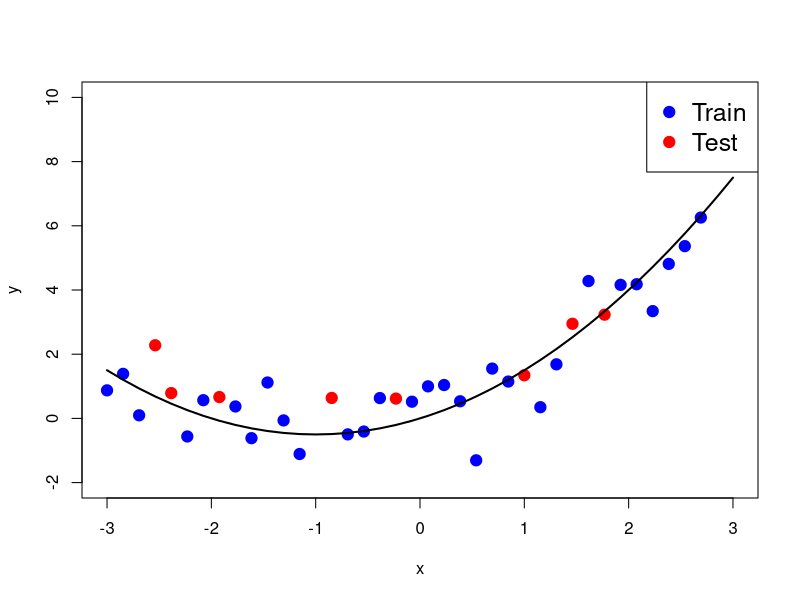
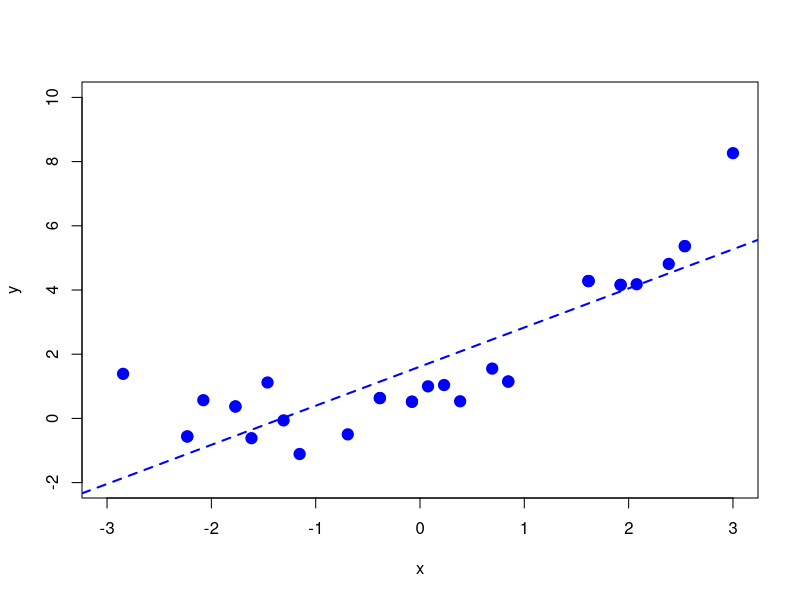
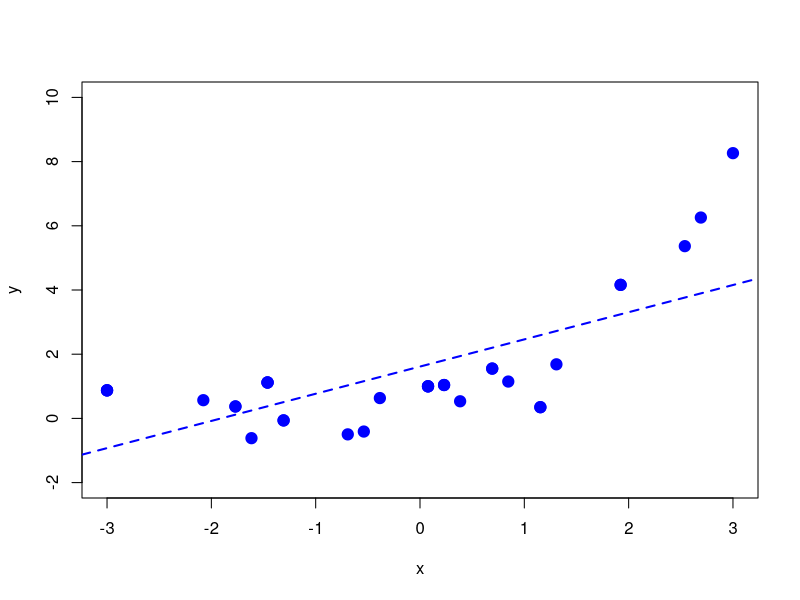
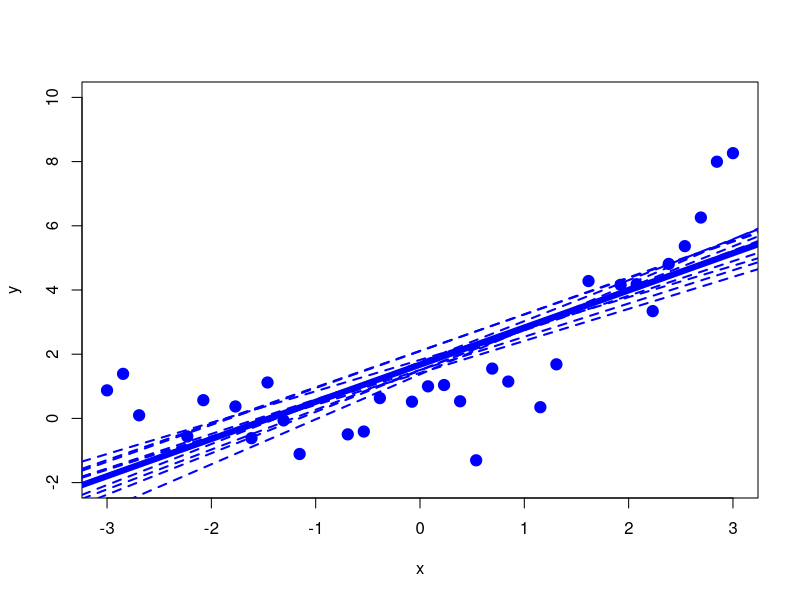
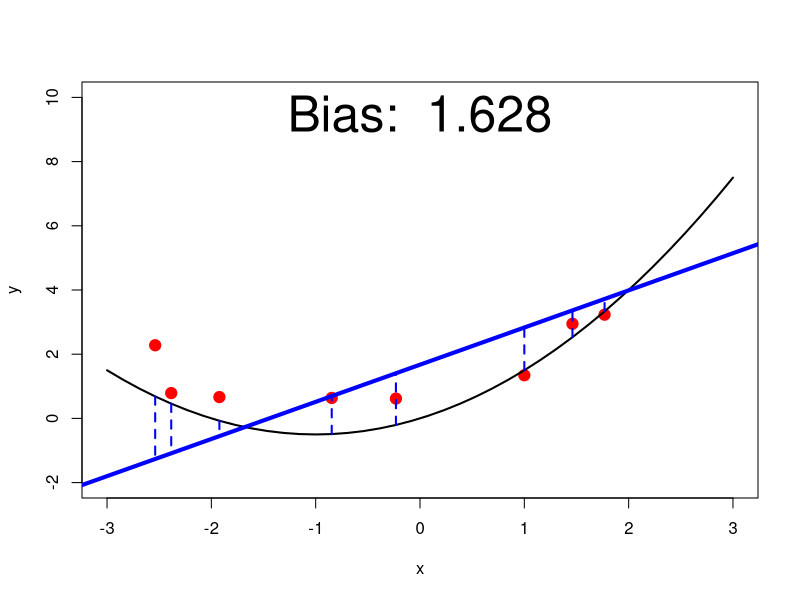
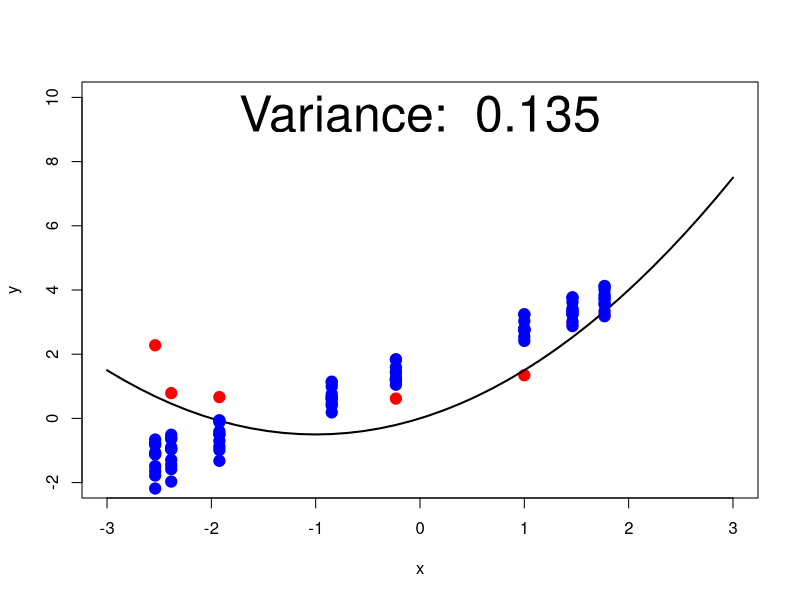
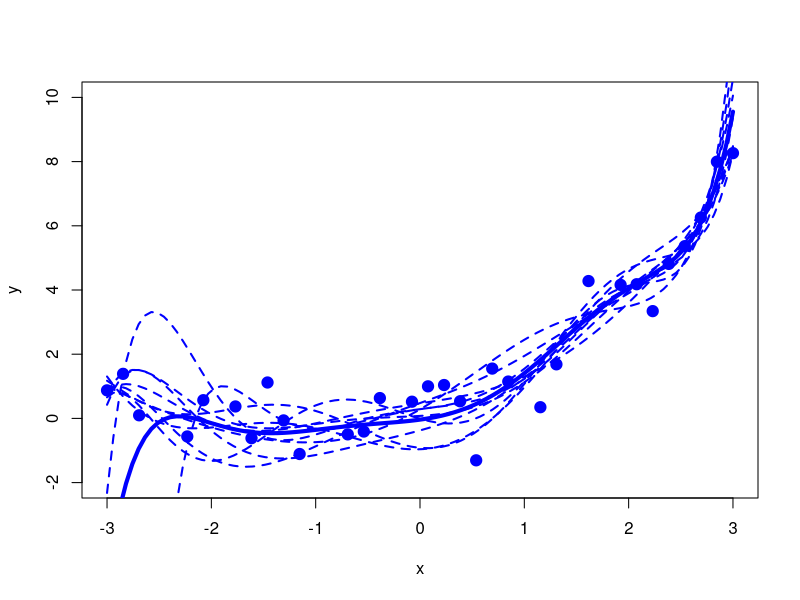
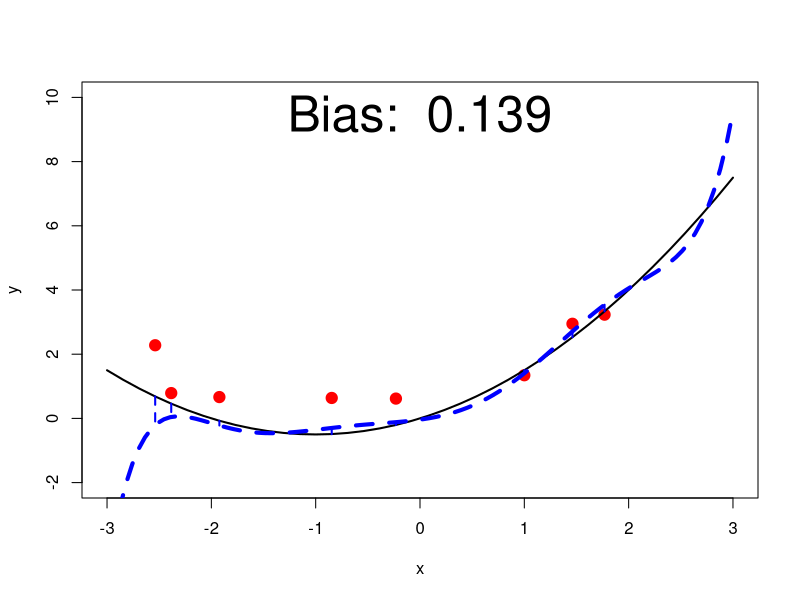

Write the R code that produced these figures, in order.
set.seed(1)
calculate_polynomial <- function(coef,poly_grade,x){
    # Calculate the polynomial using the coeffficients
    y <- coef[1]
    for (i in 2:(poly_grade+1)){
        y <- y + coef[i] * x^(i-1)
    }
    return(y)
}

plot_polynomial <- function(coef,poly_grade,color="blue",lwd=2,lty=2){
    # Plot the polynomial using the coeffficients
    x <- seq(-3, 3, length.out = 100)
    y <- calculate_polynomial(coef,poly_grade,x)
    lines(x, y, col = color, lwd=lwd,lty=lty)
}

train_model <- function(training_lenght,X_train,Y_train,poly_grade=1,plot_points = FALSE){
    # Bootstrap the training data
    sample_index <- sample(1:training_length, training_length, replace = TRUE)
    X_train_sample <- X_train[sample_index]
    Y_train_sample <- Y_train[sample_index]
    # Make a dashed line with the model if the flag is true
    if (plot_points){
        plot(X_train_sample, Y_train_sample, col = "blue", pch = 19, cex = 1.5,,xlim = c(-3, 3), ylim = c(-2, 10),xlab = "x",ylab = "y")
    }
    model = lm(Y_train_sample ~ poly(X_train_sample, poly_grade,raw=TRUE))
    if (poly_grade == 1){
        abline(model,col= "blue", lwd = 2,lty=2)
    }
    if (poly_grade > 1){
        plot_polynomial(coef(model),poly_grade)        
    }
    return(coef(model))
}

save_plot <- function(path){
png(path)
}

data_length=40
training_fraction <- 0.80
training_length <- round(training_fraction * data_length)
number_of_models=10

X <- seq(-3, 3, length.out = data_length)
# Apply a polynomial transformation to X and add noise
error_std <- 1
Y_noiseless <-  X + 0.5 * X^2
Y <- Y_noiseless+ rnorm(data_length, mean = 0, sd = error_std)

# Divide the data into training and test
train_index <- sample(1:data_length, training_length )
X_train <- X[train_index]
Y_train <- Y[train_index]
X_test <- X[-train_index]
Y_test <- Y[-train_index]
Y_true_test <- Y_noiseless[-train_index]

### 1st plot: Plot of train and test data
save_plot("slides/advriskmin/figure/bias_variance_decomposition-train_test.png")
plot(X_train, Y_train, col = "blue", pch = 19, cex = 1.5,xlim = c(-3, 3), ylim = c(-2, 10),xlab = "x",ylab = "y")
points(X[-train_index], Y[-train_index], col = "red", pch = 19, cex = 1.5)
# add a legend
legend("topright", legend = c("Train", "Test"), col = c("blue", "red"), pch = 19, cex = 1.5)
lines(X, Y_noiseless, col = "black", lwd = 2)
dev.off()




### 2nd plot: Explain the sampling with replacement ( bootstrap), show it two times
save_plot("slides/advriskmin/figure/bias_variance_decomposition-bootstrap_2.png")
train_model(training_length,X_train,Y_train,1,TRUE)
dev.off()
save_plot("slides/advriskmin/figure/bias_variance_decomposition-bootstrap_1.png")
train_model(training_length,X_train,Y_train,1,TRUE)
dev.off()


### 3th plot: Train N models using different samples from the training data and show them, also show the average model
coef_list <- list()
save_plot("slides/advriskmin/figure/bias_variance_decomposition-linear_model.png")
plot(X_train, Y_train, col = "blue", pch = 19, cex = 1.5,xlim = c(-3, 3), ylim = c(-2, 10),xlab = "x",ylab = "y")
for (i in 1:number_of_models) {
  coef_list[[i]] <- train_model(training_length,X_train,Y_train,1,FALSE)

}
coef_df <- do.call(rbind, coef_list)
coef_df_mean <- apply(coef_df, 2, mean)
abline(coef_df_mean, col = "blue", lwd = 6)
dev.off()


### 4th plot: Plot test points, real model, average model and show the bias
save_plot("slides/advriskmin/figure/bias_variance_decomposition-linear_model_bias.png")
bias= mean(((coef_df_mean[1] + coef_df_mean[2] * X_test) - ( X_test + 0.5 * X_test^2))^2)
plot(X_test, Y_test, col = "red", pch = 19, cex = 1.5,xlim = c(-3, 3), ylim = c(-2, 10),xlab = "x",ylab = "y")
lines(X, Y_noiseless, col = "black", lwd = 2)
abline(coef_df_mean, col = "blue", lwd = 4)
segments(X_test,Y_true_test, X_test, calculate_polynomial(coef_df_mean,1,X_test), col = "blue", lwd = 2, lty = 2)
# calculate the mean bias with respect to the real model in the test data
text(0, 9.5, paste("Bias: ",round(bias,3)), cex = 3)
dev.off()

### 5th plot: Plot test points, real model, and the predictions of each trained model
save_plot("slides/advriskmin/figure/bias_variance_decomposition-linear_model_variance.png")
Y_test_predicted <- matrix(0, nrow = number_of_models, ncol = length(X_test))
for (i in 1:number_of_models) {
  Y_test_predicted[i,] <-  coef_list[[i]][1] + coef_list[[i]][2] * X_test
}
variance <- mean(apply(Y_test_predicted, 2, var))
plot(X_test, Y_test, col = "red", pch = 19, cex = 1.5,xlim = c(-3, 3), ylim = c(-2, 10),xlab = "x",ylab = "y")
lines(X, Y_noiseless, col = "black", lwd = 2)
# add the prediction of each model as dots
for (i in 1:number_of_models) {
  points(X_test, Y_test_predicted[i,], col = "blue", pch = 19, cex = 1.5)
}
text(0, 9.5, paste("Variance: ",round(variance,3)), cex = 3)
dev.off()

###### Now, a much more complex model ######
grade=7
### 6th plot: Train N models using different samples from the training data and show them, also show the average model
coef_list <- list()
save_plot("slides/advriskmin/figure/bias_variance_decomposition-complex_model.png")
plot(X_train, Y_train, col = "blue", pch = 19, cex = 1.5,xlim = c(-3, 3), ylim = c(-2, 10),xlab = "x",ylab = "y")
for (i in 1:number_of_models) {
  coef_list[[i]] <- train_model(training_length,X_train,Y_train,grade,FALSE)
}
coef_df <- do.call(rbind, coef_list)
coef_df_mean <- apply(coef_df, 2, mean)
plot_polynomial(coef_df_mean,grade,"blue",4,1)
dev.off()

### 7th plot: Plot test points, real model, average model and show the bias
save_plot("slides/advriskmin/figure/bias_variance_decomposition-complex_model_bias.png")
bias=mean(((calculate_polynomial(coef_df_mean,grade,X_test)) - (X_test + 0.5 * X_test^2))^2)
plot(X_test, Y_test, col = "red", pch = 19, cex = 1.5,xlim = c(-3, 3), ylim = c(-2, 10),xlab = "x",ylab = "y")
lines(X, Y_noiseless, col = "black", lwd = 2)
plot_polynomial(coef_df_mean,grade,"blue",4,2)
segments(X_test,Y_true_test, X_test, calculate_polynomial(coef_df_mean,grade,X_test), col = "blue", lwd = 2, lty = 2)
text(0, 9.5, paste("Bias: ",round(bias,3)), cex = 3)
dev.off()


### 8th plot: Plot test points, real model, and the predictions of each trained model
save_plot("slides/advriskmin/figure/bias_variance_decomposition-complex_model_variance.png")
Y_test_predicted <- matrix(0, nrow = number_of_models, ncol = length(X_test))
for (i in 1:number_of_models) {
  Y_test_predicted[i,] <-  calculate_polynomial(coef_list[[i]],grade,X_test)
}
variance <- mean(apply(Y_test_predicted, 2, var))
plot(X_test, Y_test, col = "red", pch = 19, cex = 1.5,xlim = c(-3, 3), ylim = c(-2, 10),xlab = "x",ylab = "y")
lines(X, Y_noiseless, col = "black", lwd = 2)
# add the prediction of each model as dots
for (i in 1:number_of_models) {
  points(X_test, Y_test_predicted[i,], col = "blue", pch = 19, cex = 1.5)
}
text(0, 9.5, paste("Variance: ",round(variance,3)), cex = 3)
dev.off()





###### Now, the correct model ######
grade=2

### 9th plot: Train N models using different samples from the training data and show them, also show the average model
coef_list <- list()
save_plot("slides/advriskmin/figure/bias_variance_decomposition-correct_model.png")
plot(X_train, Y_train, col = "blue", pch = 19, cex = 1.5,xlim = c(-3, 3), ylim = c(-2, 10),xlab = "x",ylab = "y")
for (i in 1:number_of_models) {
  coef_list[[i]] <- train_model(training_length,X_train,Y_train,grade,FALSE)
}
coef_df <- do.call(rbind, coef_list)
coef_df_mean <- apply(coef_df, 2, mean)
plot_polynomial(coef_df_mean,grade,"blue",4,1)
dev.off()

### 10th plot: Plot test points, real model, average model and show the bias
save_plot("slides/advriskmin/figure/bias_variance_decomposition-correct_model_bias.png")
bias=mean(((calculate_polynomial(coef_df_mean,grade,X_test)) - (X_test + 0.5 * X_test^2))^2)
plot(X_test, Y_test, col = "red", pch = 19, cex = 1.5,xlim = c(-3, 3), ylim = c(-2, 10),xlab = "x",ylab = "y")
lines(X, Y_noiseless, col = "black", lwd = 2)
plot_polynomial(coef_df_mean,grade,"blue",4,2)
segments(X_test,Y_true_test, X_test, calculate_polynomial(coef_df_mean,grade,X_test), col = "blue", lwd = 2, lty = 2)
text(0, 9.5, paste("Bias: ",round(bias,3)), cex = 3)
dev.off()

### 11th plot: Plot test points, real model, and the predictions of each trained model
save_plot("slides/advriskmin/figure/bias_variance_decomposition-correct_model_variance.png")
Y_test_predicted <- matrix(0, nrow = number_of_models, ncol = length(X_test))
for (i in 1:number_of_models) {
  Y_test_predicted[i,] <-  calculate_polynomial(coef_list[[i]],grade,X_test)
}
variance <- mean(apply(Y_test_predicted, 2, var))
plot(X_test, Y_test, col = "red", pch = 19, cex = 1.5,xlim = c(-3, 3), ylim = c(-2, 10),xlab = "x",ylab = "y")
lines(X, Y_noiseless, col = "black", lwd = 2)
# add the prediction of each model as dots
for (i in 1:number_of_models) {
  points(X_test, Y_test_predicted[i,], col = "blue", pch = 19, cex = 1.5)
}
text(0, 9.5, paste("Variance: ",round(variance,3)), cex = 3)
dev.off()
